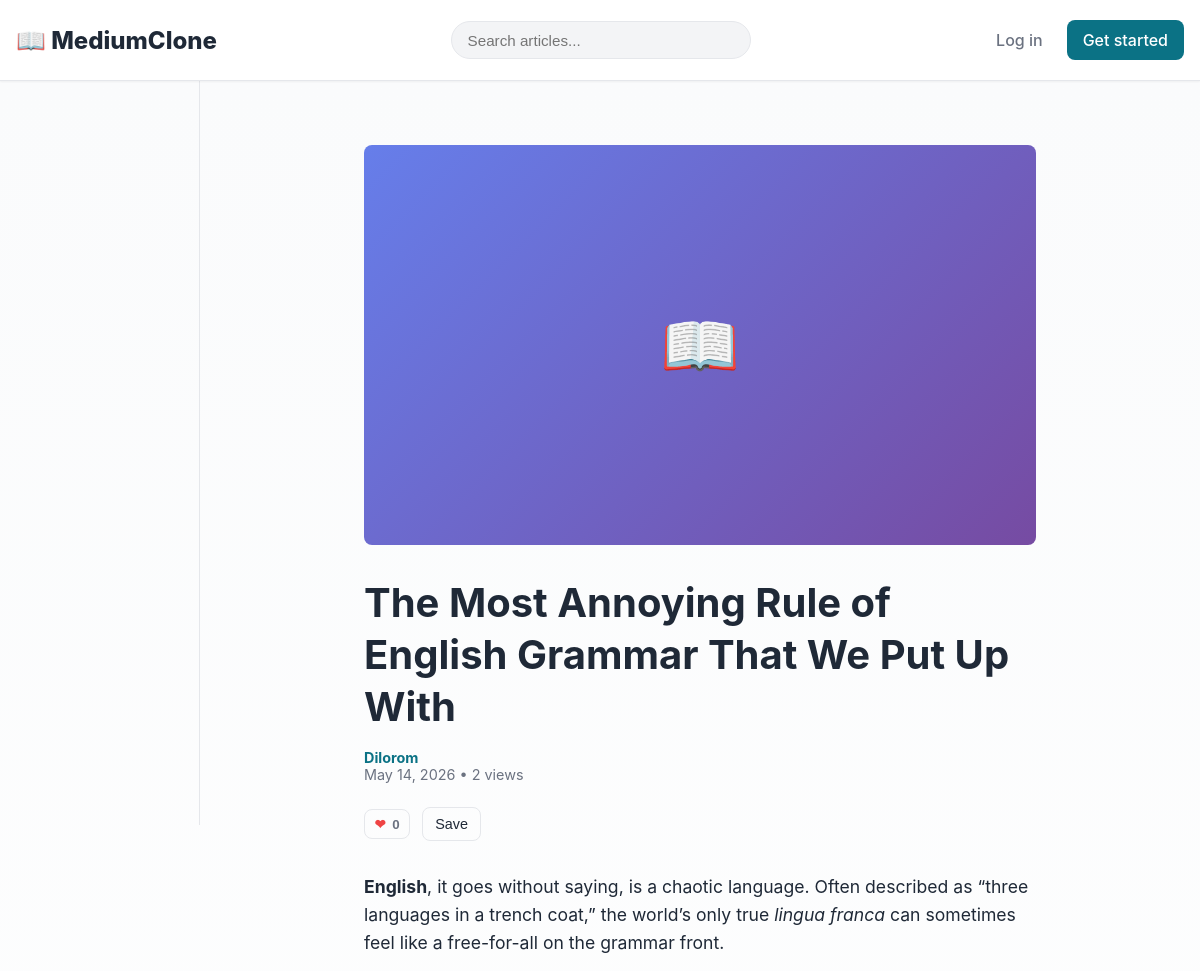
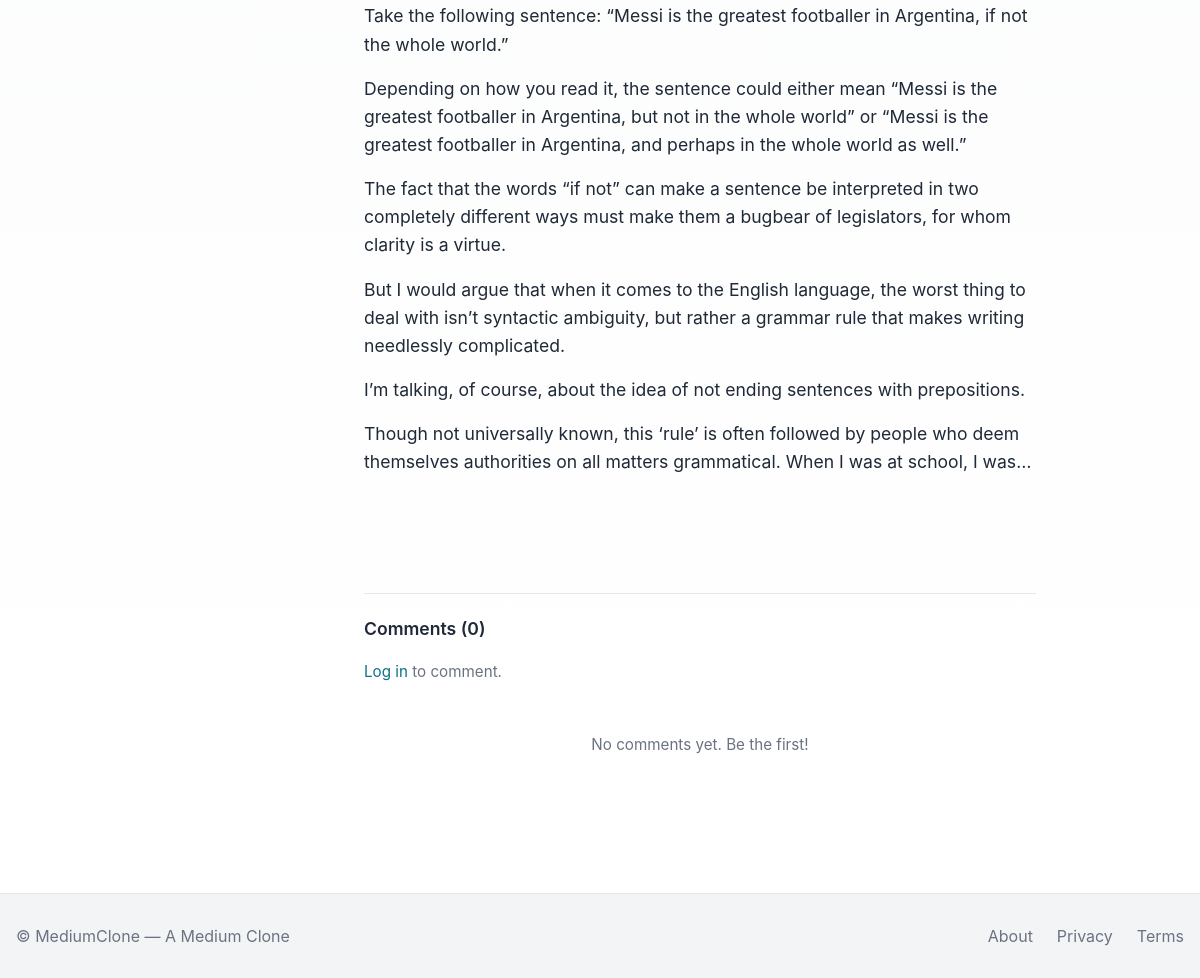
Before: /articles/the-most-annoying-rule-of-english/ with the older database file (2 pictures, top to bottom).
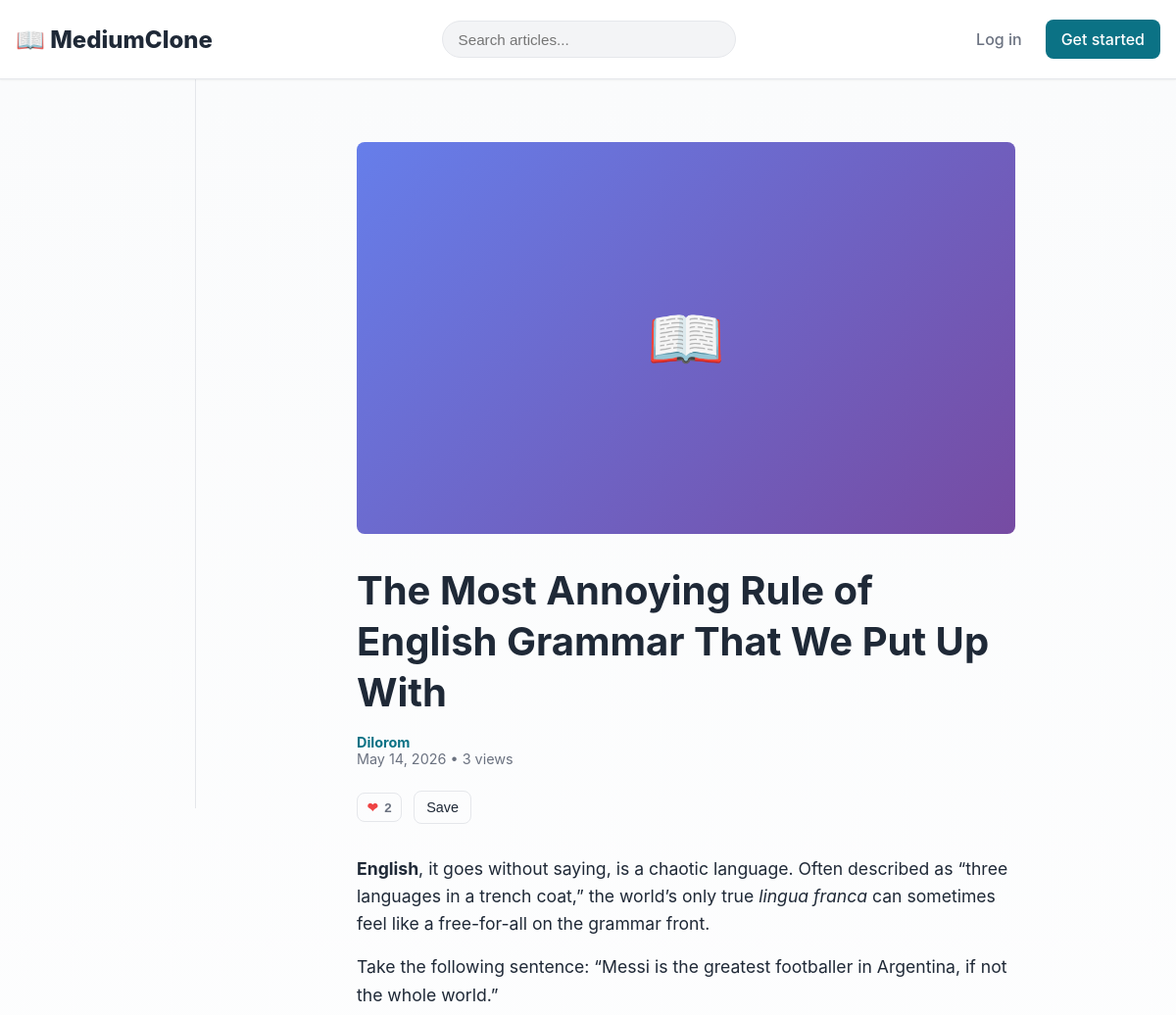
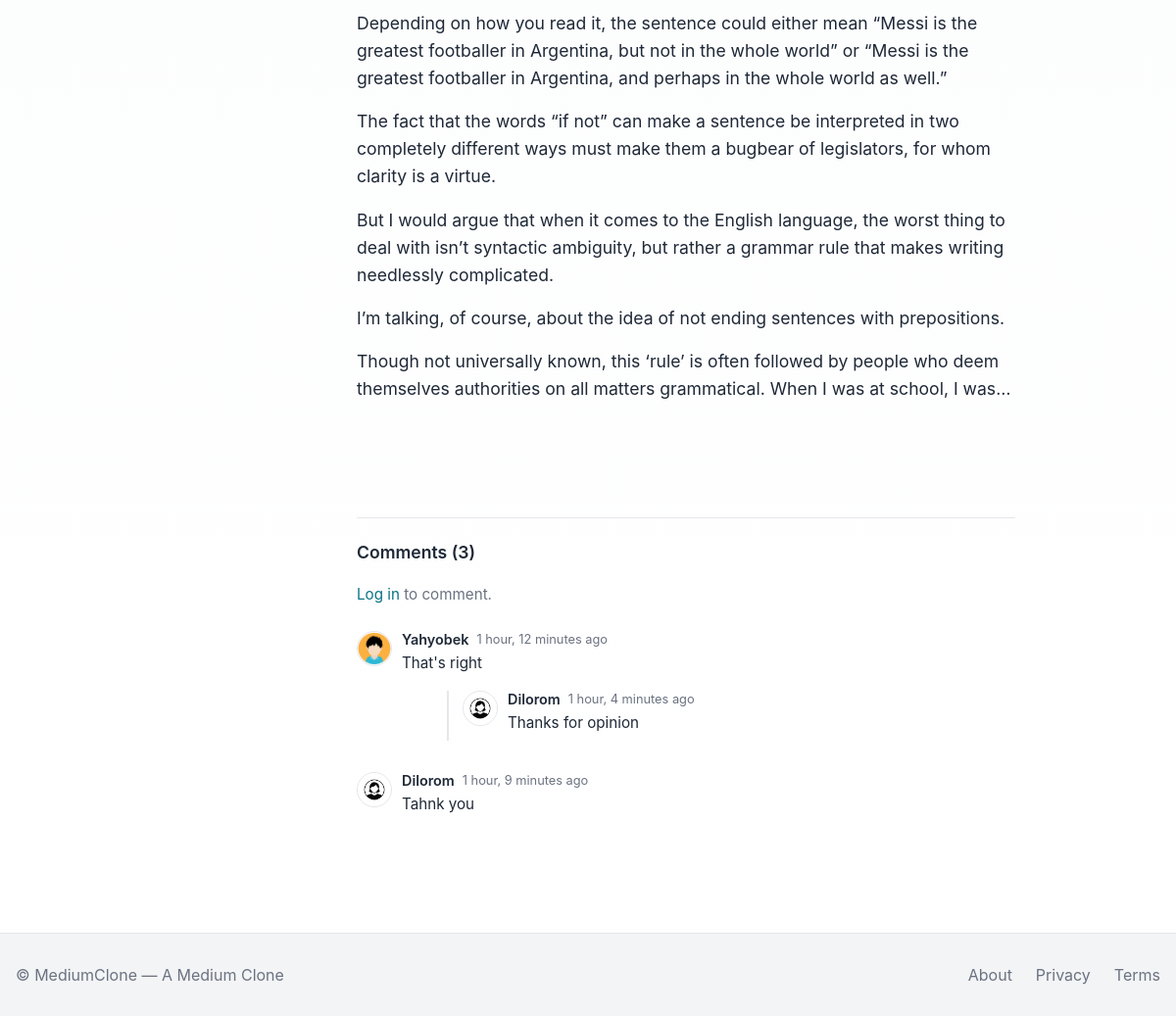
After: the same page with the newer database file (2 pictures, top to bottom).
### articles/models.py (models this page shows, shortened)
class Article(models.Model):
    STATUS_CHOICES = (("draft", "Draft"), ("published", "Published"))
    author = models.ForeignKey(settings.AUTH_USER_MODEL, on_delete=models.CASCADE, related_name="articles")
    title = models.CharField(max_length=255)
    slug = models.SlugField(max_length=300, unique=True, blank=True)
    body = models.TextField()
    excerpt = models.TextField(blank=True)
    status = models.CharField(max_length=10, choices=STATUS_CHOICES, default="draft")
    tags = models.ManyToManyField(Tag, blank=True, related_name="articles")
    is_member_only = models.BooleanField(
        default=False,
        help_text="Only followers can read this article"
    )
    cover_image = models.ImageField(upload_to="article_covers/", blank=True, null=True)
    views_count = models.PositiveIntegerField(default=0)
    created_at = models.DateTimeField(auto_now_add=True)
    updated_at = models.DateTimeField(auto_now=True)
    published_at = models.DateTimeField(blank=True, null=True)
    class Meta:
        ordering = ["-published_at", "-created_at"]
        indexes = [models.Index(fields=["-published_at", "status"])]
    def can_view(self, user):
        if not self.is_member_only:
            return True
        if not user or not user.is_authenticated :
            return False
        if user == self.author:
            return True
        return self.author.followers.filter(follower=user).exists()
    def get_root_comments(self):
        return self.comments.filter(parent__isnull=True)\
    .select_related("author")\
    .prefetch_related("children")

### accounts/models.py (models this page shows, shortened)
class CustomUser(AbstractUser):
    bio = models.TextField(blank=True)
    avatar = models.ImageField(upload_to="avatars/", blank=True, null=True)
    website = models.URLField(blank=True)

### comments/models.py (models this page shows, shortened)
class Comment(models.Model):
    article = models.ForeignKey(Article, on_delete=models.CASCADE, related_name="comments")
    author = models.ForeignKey(settings.AUTH_USER_MODEL, on_delete=models.SET_NULL, null=True, blank=True)
    body = models.TextField()
    parent = models.ForeignKey("self", null=True, blank=True, on_delete=models.CASCADE, related_name="children")
    created_at = models.DateTimeField(auto_now_add=True)
    approved = models.BooleanField(default=True)  # in prod, set to False for moderation if desired
    class Meta:
        ordering = ["created_at"]

### articles/views.py (the view, shortened to what this page needs)
# urls.py: path("<slug:slug>/", views.ArticleDetailView.as_view(), name="detail"),
class ArticleDetailView(DetailView):
    model = Article
    template_name = "articles/article_detail.html"
    def get_object(self, queryset=None):
        obj = super().get_object(queryset)
        if not obj.can_view(self.request.user):
            raise Http404("This article is for members only.")
        return obj
    def get_queryset(self):
        queryset = super().get_queryset()
        user = self.request.user
        return queryset
    def get(self, request, *args, **kwargs):
        response = super().get(request, *args, **kwargs)
        return response
    def get_context_data(self, **kwargs):
        context = super().get_context_data(**kwargs)
        if self.request.user.is_authenticated:
            context['is_following'] = self.object.author.followers.filter(
                follower=self.request.user
            ).exists()
        else:
            context['is_following'] = False
        return context

### articles/templates/articles/article_detail.html (shortened to what this page needs)
{% extends "core/base.html" %}
{% block content %}
<div style="display:flex;gap:0;width:100%">
  <aside class="left-sidebar"></aside>
  <section class="center-feed" style="max-width:720px">
    <article class="article-page">
      {% if object.cover_image %}
        <div class="cover" style="margin-bottom:2rem">
          <img src="{{ object.cover_image.url }}" alt="{{ object.title }}" loading="lazy" style="width:100%;max-height:420px;object-fit:cover;border-radius:var(--radius)">
        </div>
      {% else %}
        <div class="cover" style="background:linear-gradient(135deg,#667eea 0%,#764ba2 100%);height:400px;border-radius:var(--radius);display:flex;align-items:center;justify-content:center;color:white;font-size:4rem;margin-bottom:2rem">
          📖
        </div>
      {% endif %}
      <header class="article-header">
        <h1>{{ object.title }}</h1>
        <div class="meta">
          <div>
            <strong><a href="{% url 'accounts:profile' object.author.username %}">{{ object.author.username }}</a></strong>
            <div class="hint">{{ object.published_at|date:"F j, Y" }} • {{ object.views_count }} views</div>
          </div>
        </div>
        <div class="article-actions">
          <button id="like-btn" class="like-btn {% if object.user_has_liked %}liked{% endif %}" data-article-id="{{ object.id }}">
            <span class="heart">❤</span>
            <span class="count">{{ object.likes.count }}</span>
          </button>
          <button id="bookmark-btn"
              class="btn {% if object.user_has_bookmarked %}saved{% endif %}"
              data-article-id="{{ object.id }}" data-bookmark-btn title="Save to library">
            <span class="label">Save</span>
          </button>
        </div>
      </header>
      <div class="body content" style="margin-bottom:2rem">
        {% if object.body.html %}
          {{ object.body.html|safe }}
        {% else %}
          {{ object.body|safe }}
        {% endif %}
      </div>
      <section id="comments" class="comments">
        <h3>Comments ({{ object.comments.count }})</h3>
        {% if user.is_authenticated %}
          <form method="post" action="{% url 'comments:add' %}" class="comment-form root-comment-form">
            {% csrf_token %}
            <textarea name="body" rows="3" placeholder="Share your thoughts..."></textarea>
            <input type="hidden" name="article_id" value="{{ object.id }}">
            <button type="submit" class="btn btn-primary">Post comment</button>
          </form>
        {% else %}
          <p class="login-to-comment">
            <a href="{% url 'accounts:login' %}?next={{ request.path }}">Log in</a> to comment.
          </p>
        {% endif %}
        <div class="comments-list">
          {% include "comments/_comment.html" with comments=object.get_root_comments %}
        </div>
      </section>
    </article>
  </section>
</div>
{% endblock %}

### comments/templates/comments/_comment.html (shortened to what this page needs)
{% for c in comments %}
<div class="comment-item" id="comment-{{ c.id }}">
  <div class="comment-main">
    <div class="comment-avatar">
      {% if c.author.avatar %}
        <img src="{{ c.author.avatar.url }}" alt="{{ c.author.username }}">
      {% else %}
        <span>{{ c.author.username|first|upper }}</span>
      {% endif %}
    </div>
    <div class="comment-content">
      <div class="comment-meta">
        <a href="{% url 'accounts:profile' c.author.username %}" class="comment-author">{{ c.author.username }}</a>
        <span class="comment-time">{{ c.created_at|timesince }} ago</span>
      </div>
      <div class="comment-body">{{ c.body|linebreaks }}</div>
      {% if c.children.all %}
      <div class="comment-replies">
        {% include "comments/_comment.html" with comments=c.children.all %}
      </div>
      {% endif %}
    </div>
  </div>
</div>
{% empty %}
  <p class="no-comments">No comments yet. Be the first!</p>
{% endfor %}

Changed rows visible on the page:
changed Article "The Most Annoying Rule of English Grammar That We Put Up With": views_count "2" → "3"; likes.count "0" → "2"; comments.count "0" → "3"
added Comment: author.avatar (picture), author.username "Yahyobek", created_at "1 hour, 12 minutes", body "That's right", shown under "Comments (3)"
added Comment: author.avatar (picture), author.username "Dilorom", created_at "1 hour, 4 minutes", body "Thanks for opinion", shown under "Yahyobek"
added Comment: author.avatar (picture), author.username "Dilorom", created_at "1 hour, 9 minutes", body "Tahnk you", shown under "Comments (3)"
Other visible differences:
text no longer shown: "No comments yet. Be the first!"
